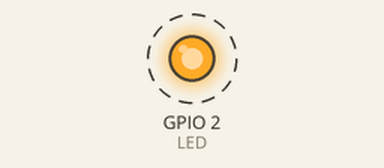
This sketch was run on a simulated ESP8266 (NodeMCU). Shown: output pins drawn as LEDs (lit = HIGH). Dashed ring = blinking. WiFi joins after 1.5 s; servers stay silent unless stated; uploads are accepted with an empty reply; what the sketch prints to the serial monitor is not drawn.

Above: at 2.7 s.
Timing chart, 0 to 6.6 s (numbered marks = the images above):
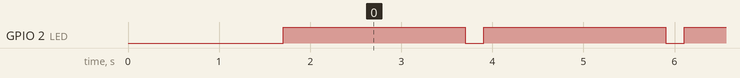

The sketch:

IoT_dweet.ino
```cpp
/*
 * Dweet.io e' un servizio di cloud orientato ad applicazioni IoT. E'
 * possibile inviare dati (numerici o stringhe) che vengono memorizzati
 * e sono successivamente disponibili tramite il servizio stesso.
 * Per questa funzionalita' di usa una API REST offerta dal servizio. Il
 * nostro dispositivo realizza un client HTTP che comunica al nostro
 * dweet (si chiama cosi' una istanza del servizio) gli interi positivi. Il nome del
 * dweet va inserito nel file secret.h: scegliete un nome che sia
 * unico. Il dweet e' aperto a tutti, in lettura e scrittura!
 */
#include "secret.h"
#include <ESP8266WiFi.h>
#include <ESP8266HTTPClient.h>

#define LED 2        // Il LED sulla scheda e' collegato al pin 2

HTTPClient dweet;    // L'oggetto HTTPClient per comunicare con dweet.io
int n=0;             // L'intero che sara' incrementato

void joinAP() {      // Funzione di join gia' vista nell'esercizio precedente
  WiFi.mode(WIFI_STA);
  Serial.print("Mi sto connettendo");
  if ( ! WiFi.begin(MYSSID, MYPASSWD) ) {
    Serial.println("SSID inesistente: addio!");
    while ( true ) {};
  }
  while (WiFi.status() != WL_CONNECTED)
  {
    Serial.print(WiFi.status());
    Serial.print("\n");
    Serial.print(WL_CONNECTED);
    delay(500);
    Serial.print(".");
  }
  Serial.println();
  Serial.print("Connesso come ");
  Serial.println(WiFi.localIP());
}

void setup() {       // Setup gia' visto in precedenza
  pinMode(LED, OUTPUT);
  Serial.begin(115200);
  joinAP();
}

/*
 * Nel loop viene inviata la REQUEST HTTP al server dweet.io. La parte
 * informativa della REQUEST, che e' di tipo GET, sta nella URL, nella
 * parte detta di query. Dopo aver inviato la GET si attende la risposta
 * e poi si ripete il loop, incrementanto il valore inviato.
 */
void loop() {
  char url[100];  // Buffer per la URL di dweet.io
  char body[100]; // Buffer body HTTP delle REQUEST
  /*
   *  Costruzione della URL
   *  L'ultimo elemento del path e' il nome del dweet di destinazione
   *  Dopo il ? segue la query che riporta l'identificatore di un campo
   *  del dweet e il valore assegnato. Nel nostro caso abbiamo un unico
   *  campo "prova" ed il suo valore e' l'intero crescente
   */
  sprintf(url,"http://dweet.io/dweet/for/%s?prova=%d",DWEET,n++);
  Serial.print("URL: ");Serial.println(url);  // Visualizza la URL utilizzata
  digitalWrite(LED_BUILTIN,LOW);              // LED acceso durante l'attivita'
  // Apre la connessione HTTP con il server REST di dweet.io
  if (dweet.begin(url)) {                     // Apre la connessione
    int x=dweet.GET();                        // Esegue la GET, in x l'esito
    if(x == 200)
      Serial.println("Channel update successful.");
    else
      Serial.println("Problem updating channel. HTTP error code " + String(x));
    dweet.end();                              // Chiude la connessione
  }
  digitalWrite(LED_BUILTIN,HIGH);             // Spegne il LED
  delay(2000);                                // Ritardo prima del prossimo feed
}
```

secret.h
```cpp
#define MYSSID "iPhone di Giacomo"
#define MYPASSWD "1234567890"
#define DWEET "C-3PO"
```

Measured:
- by itself, GPIO 2 (LED): alternates HIGH for 2.0 s and LOW for 0.20 s
